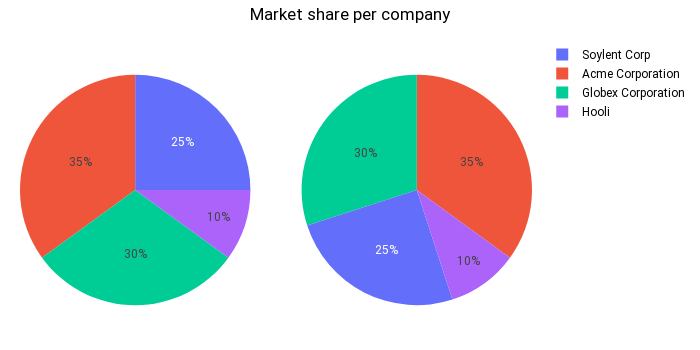

The notebook cell this image was saved under:
### Code cell
# Same graphs, but add the % labels back in now 
pie_figures_labelled = pie_figures_unlabelled
pie_figures_labelled.update_traces(textinfo='percent')

pie_figures_labelled.show()

plotly.io.write_image(pie_figures_labelled, "output/pie_figures_pct_labelled.svg", width=700, height=300, scale=1)

### Figure 1 — Plotly figure (JSON) as saved in the notebook; plotly's stock layout.template omitted (floating-point values rounded to 4 significant figures)
{"data": [{"domain": {"x": [0, 0.45], "y": [0, 1]}, "labels": ["Soylent Corp", "Acme Corporation", "Globex Corporation", "Hooli"], "sort": false, "textinfo": "percent", "type": "pie", "values": [0.25, 0.35, 0.3, 0.1]}, {"domain": {"x": [0.55, 1], "y": [0, 1]}, "labels": ["Acme Corporation", "Globex Corporation", "Soylent Corp", "Hooli"], "sort": false, "textinfo": "percent", "type": "pie", "values": [0.35, 0.3, 0.25, 0.1]}], "layout": {"font": {"color": "black", "family": "Roboto"}, "height": 350, "margin": {"b": 10, "l": 20, "r": 50, "t": 40}, "title": {"text": "Market share per company", "x": 0.5}, "width": 700}}
